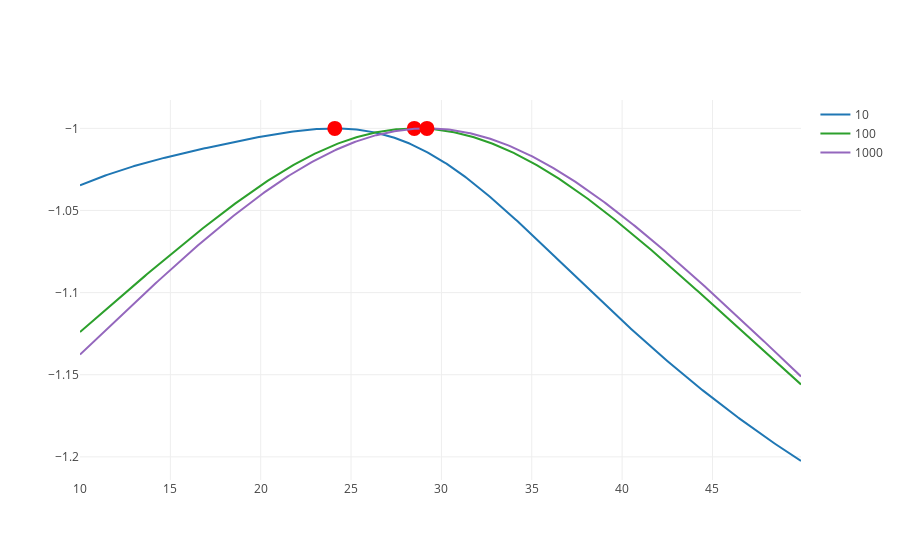

Notebook source saved alongside this figure:
### Markdown cell above
## 2. Find the lighthouse

Since the angular distribution is uniform, considering N total flashes spreaded in the $\pi$, the number of flashes in an angle $d\theta$ is: $n(\theta)=\frac{Nd\theta}{\pi}$, yielding an angular probability density of:

$$
\begin{equation}
p(\theta)=\dfrac{1}{\pi}
\end{equation}
$$

The $x_k$ position on the shore is a function of the angle $\theta$ through: $x_k=\beta tan(\theta_k)$. Each element of lenght $dx$ then depends on $d\theta$ through:

$$
\begin{equation}
 dx=\dfrac{\beta d\theta}{cos(\theta)^{2}}
\end{equation}
$$

but 

$$
\begin{equation}
cos(\theta)=\dfrac{\beta}{\sqrt{\beta^{2}+(x_k-\alpha)^{2}}}
\end{equation}
$$

consequently

$$
\begin{equation}
p(\theta)d\theta=\dfrac{1}{\pi} \dfrac{dx}{\dfrac{\beta}{cos(\theta)^{2}}}=\dfrac{\beta dx}{\pi(\beta^{2}+(x_k-\alpha)^{2})}
\end{equation}
$$

where

$$
\begin{equation}
p(x)=\dfrac{\beta}{\pi(\beta^{2}+(x_k-\alpha)^{2})}
\end{equation}
$$

### Code cell
def sample_cauchy(alpha, beta, N=1):
    """Samples from a Cauchy distribution with parameters alpha and beta."""
    return np.random.standard_cauchy(N) * beta + alpha

def pdf_cauchy(x, alpha, beta):
    """Probability Density Function of the Cauchy distribution."""
    return beta / ( np.pi * ( beta**2 + (x - alpha)**2 ) )

def log_likelihood(sample, alpha, beta):
    """Calculate the log-likelihood given a sample."""
    return np.sum(np.log(pdf_cauchy(sample, alpha, beta)))


alpha = 30.0
beta = 10.0
Ns = [10, 100, 1000]

alphas = np.arange(10, 50, 0.1)
samples = [sample_cauchy(alpha, beta, N) for N in Ns]

data = []

for s in samples:
    lh = np.array([log_likelihood(s, alpha, beta) for alpha in alphas])
    i_max = np.argmax(lh)

    data.append(Scatter(
        x = alphas,
        y = lh / np.abs(lh[i_max]),  # normalize max to 1
        name = len(s)
    ))
    
    data.append(Scatter(
        x = [alphas[i_max]],
        y = [np.sign(lh[i_max])],  # we normalized!
        mode = "markers",
        marker = dict(size=15, color="red"),
        name = "Maximum ({})".format(len(s)),
        showlegend = False
    ))

py.iplot(data)

### Figure 1 — Plotly figure (JSON) as saved in the notebook; plotly's stock layout.template omitted (floating-point values rounded to 4 significant figures; data arrays with more than 128 entries replaced by an {"elided": "..."} marker saying what was removed)
{"data": [{"name": 10, "type": "scatter", "x": {"elided": "400 float values"}, "y": {"elided": "400 float values"}}, {"marker": {"color": "red", "size": 15}, "mode": "markers", "name": "Maximum (10)", "showlegend": false, "type": "scatter", "x": [24.1], "y": [-1]}, {"name": 100, "type": "scatter", "x": {"elided": "400 float values"}, "y": {"elided": "400 float values"}}, {"marker": {"color": "red", "size": 15}, "mode": "markers", "name": "Maximum (100)", "showlegend": false, "type": "scatter", "x": [28.5], "y": [-1]}, {"name": 1000, "type": "scatter", "x": {"elided": "400 float values"}, "y": {"elided": "400 float values"}}, {"marker": {"color": "red", "size": 15}, "mode": "markers", "name": "Maximum (1000)", "showlegend": false, "type": "scatter", "x": [29.2], "y": [-1]}], "layout": {}}
